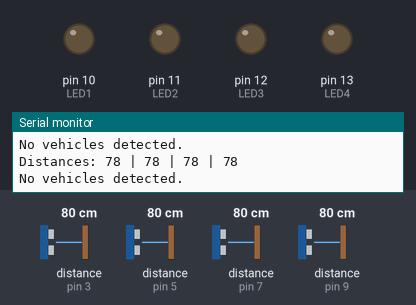
Bench run of a sketch on a simulated Arduino Uno, built with avr-gcc and run on an emulated ATmega328P. On the bench: output pins drawn as LEDs (lit = HIGH), the last lines printed to the serial monitor. Wiring (inferred from the names in the program): 4 × ultrasonic range finder: trigger pin 2, echo pin 3 / trigger pin 4, echo pin 5 / trigger pin 6, echo pin 7 / trigger pin 8, echo pin 9. Inputs (shaded band) come from the test bench; at power-on: distance to the obstacle (sensors on pin 3, pin 5, pin 7, pin 9) 80 cm. The echo pulse lasts 58.3 µs per cm; pins used as bus, display or sensor lines are not drawn.

Above: at 5.8 s.
5.9 s: distance to the obstacle (sensor on pin 3) set to 33 cm
11.9 s: distance to the obstacle (sensor on pin 3) set to 27 cm
At 15.7 s:
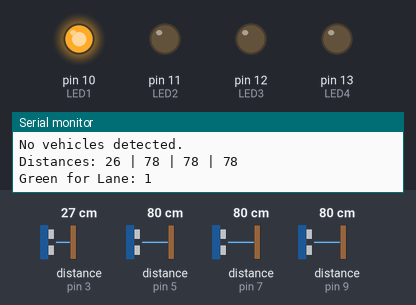
17.9 s: distance to the obstacle (sensor on pin 5) set to 28 cm
23.9 s: distance to the obstacle (sensor on pin 5) set to 24 cm
At 25.6 s:
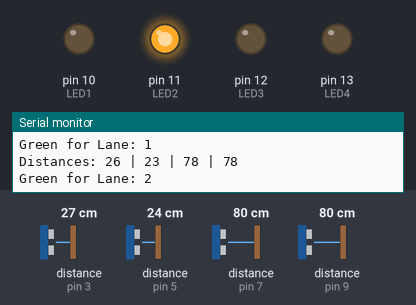
29.9 s: distance to the obstacle (sensor on pin 7) set to 26 cm
35.9 s: distance to the obstacle (sensor on pin 7) set to 20 cm
At 40.7 s:
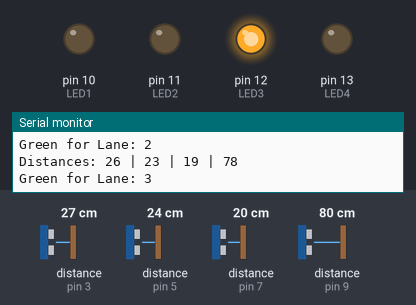
Timing chart, 0 to 42.2 s (numbered marks = the images above; inputs shaded):
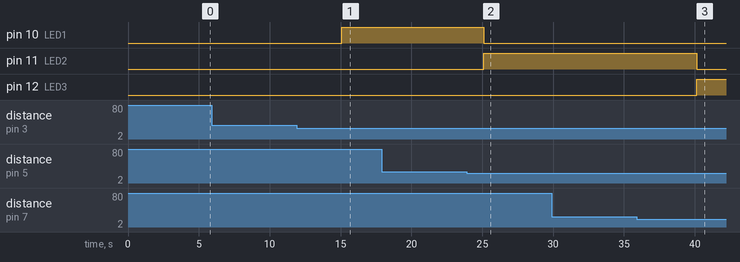

Measured:
- the behaviour switches between 31 and 30 cm on distance to the obstacle (sensor on pin 3) (found by bisection; images 0 and 1)
- the behaviour switches between 27 and 26 cm on distance to the obstacle (sensor on pin 5) (found by bisection; images 1 and 2)
- the behaviour switches between 24 and 23 cm on distance to the obstacle (sensor on pin 7) (found by bisection; images 2 and 3)
- after the input at 11.9 s, pin 10 (LED1): LOW → HIGH after 3.2 s
- after the input at 23.9 s, pin 10 (LED1): HIGH → LOW after 1.2 s; pin 11 (LED2): LOW → HIGH after 1.2 s
- after the input at 35.9 s, pin 11 (LED2): HIGH → LOW after 4.2 s; pin 12 (LED3): LOW → HIGH after 4.2 s

The sketch:

social_application.ino
```cpp
// ---------------------------
// PIN DIAGRAM & CONNECTIONS
// ---------------------------
//
// Ultrasonic Sensors (HC-SR04) for 4 lanes
//
//     [TRIG1] -> Pin 2      [ECHO1] -> Pin 3
//     [TRIG2] -> Pin 4      [ECHO2] -> Pin 5
//     [TRIG3] -> Pin 6      [ECHO3] -> Pin 7
//     [TRIG4] -> Pin 8      [ECHO4] -> Pin 9
//
// LEDs for lane signals
//
//     [LED1] -> Pin 10  (Lane 1)
//     [LED2] -> Pin 11  (Lane 2)
//     [LED3] -> Pin 12  (Lane 3)
//     [LED4] -> Pin 13  (Lane 4)

//  The long leg of LED is the anode (+) and connects to the Arduino pin.

//  The short leg of LED is the cathode (-) and connects to GND through the resistor.
//
// Note: Connect the GND of sensors and LEDs to Arduino GND, and VCC of sensors to 5V.
//
// ---------------------------
// Pin Definitions
// ---------------------------

// Ultrasonic Sensors
#define TRIG1 2
#define ECHO1 3
#define TRIG2 4
#define ECHO2 5
#define TRIG3 6
#define ECHO3 7
#define TRIG4 8
#define ECHO4 9

// LEDs for Lanes
#define LED1 10
#define LED2 11
#define LED3 12
#define LED4 13

// ---------------------------
// Function to get distance from ultrasonic sensor
// ---------------------------
long getDistance(int trigPin, int echoPin) {
  digitalWrite(trigPin, LOW);
  delayMicroseconds(2);            // Clear trigger
  digitalWrite(trigPin, HIGH);
  delayMicroseconds(10);           // Send pulse
  digitalWrite(trigPin, LOW);

  // Calculate distance in cm (speed of sound: 0.034 cm/us)
  long duration = pulseIn(echoPin, HIGH);
  long distance = duration * 0.034 / 2;
  return distance;
}

// ---------------------------
// Function to set traffic signal LEDs
// ---------------------------
void setSignal(int lane) {
  // Turn off all LEDs first
  digitalWrite(LED1, LOW);
  digitalWrite(LED2, LOW);
  digitalWrite(LED3, LOW);
  digitalWrite(LED4, LOW);

  // Turn ON only the selected lane's LED
  if (lane == 1) digitalWrite(LED1, HIGH);
  if (lane == 2) digitalWrite(LED2, HIGH);
  if (lane == 3) digitalWrite(LED3, HIGH);
  if (lane == 4) digitalWrite(LED4, HIGH);
}

// ---------------------------
// Arduino Setup
// ---------------------------
void setup() {
  Serial.begin(9600);

  // Set ultrasonic pins
  pinMode(TRIG1, OUTPUT); pinMode(ECHO1, INPUT);
  pinMode(TRIG2, OUTPUT); pinMode(ECHO2, INPUT);
  pinMode(TRIG3, OUTPUT); pinMode(ECHO3, INPUT);
  pinMode(TRIG4, OUTPUT); pinMode(ECHO4, INPUT);

  // Set LED pins
  pinMode(LED1, OUTPUT);
  pinMode(LED2, OUTPUT);
  pinMode(LED3, OUTPUT);
  pinMode(LED4, OUTPUT);
}

// ---------------------------
// Main Loop
// ---------------------------
void loop() {
  // Read distances from all sensors
  long d1 = getDistance(TRIG1, ECHO1);
  long d2 = getDistance(TRIG2, ECHO2);
  long d3 = getDistance(TRIG3, ECHO3);
  long d4 = getDistance(TRIG4, ECHO4);

  // Print distances for debugging
  Serial.print("Distances: ");
  Serial.print(d1); Serial.print(" | ");
  Serial.print(d2); Serial.print(" | ");
  Serial.print(d3); Serial.print(" | ");
  Serial.println(d4);

  // Determine which lane has the nearest vehicle
  int lane = 0;        // 0 means no car detected
  long minDist = 1000; // Arbitrary large value

  if(d1 < minDist && d1 < 30) { lane = 1; minDist = d1; }
  if(d2 < minDist && d2 < 30) { lane = 2; minDist = d2; }
  if(d3 < minDist && d3 < 30) { lane = 3; minDist = d3; }
  if(d4 < minDist && d4 < 30) { lane = 4; minDist = d4; }

  // Set the corresponding signal
  if(lane != 0) {
    setSignal(lane);
    Serial.print("Green for Lane: ");
    Serial.println(lane);
  } else {
    setSignal(0); // No vehicles detected
    Serial.println("No vehicles detected.");
  }

  delay(5000); // Wait 5 seconds before next measurement
}
```
